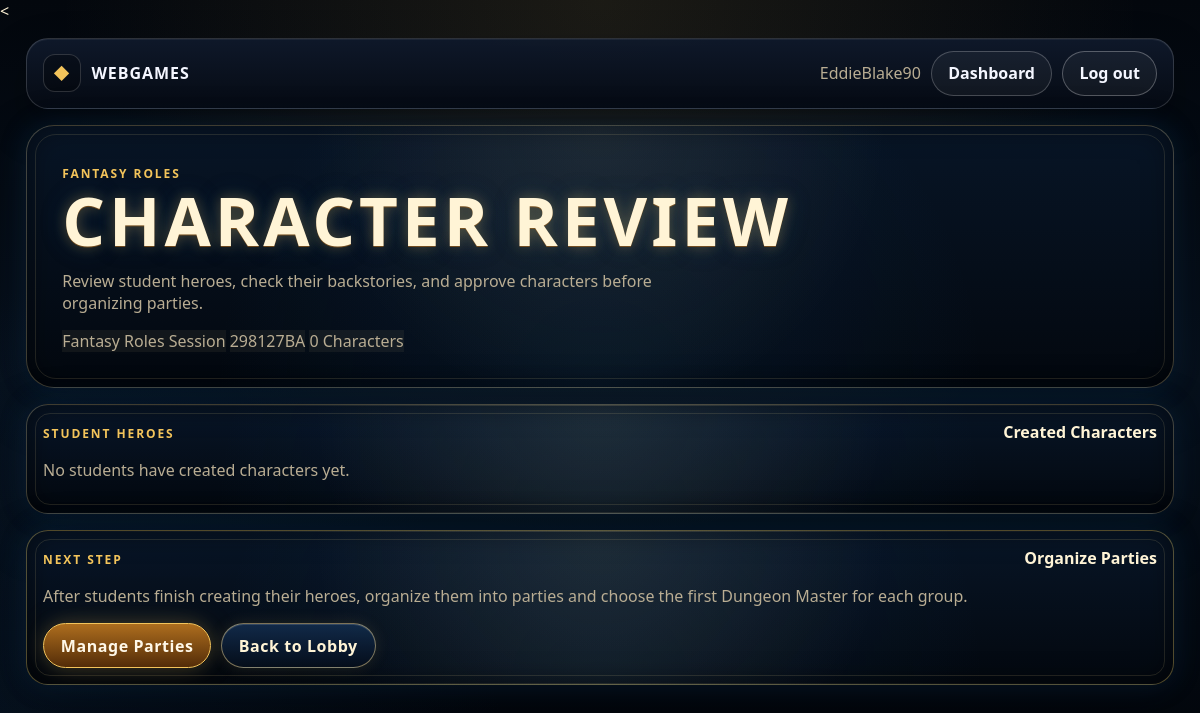
The page /fantasy-roles/298127BA/teacher/characters/ (signed in) on the database its author committed.
### accounts/models.py (models this page shows, shortened)
class User(AbstractUser):
    class Role(models.TextChoices):
        TEACHER = "TEACHER", "Teacher"
        ADMIN = "ADMIN", "Admin"
    role = models.CharField(
        max_length=20,
        choices=Role.choices,
        default=Role.TEACHER,
    )

### sessions/models.py (models this page shows, shortened)
class GameSession(models.Model):
    class Status(models.TextChoices):
        LOBBY = "LOBBY", "Lobby"
        ACTIVE = "ACTIVE", "Active"
        ENDED = "ENDED", "Ended"
    teacher = models.ForeignKey(
        settings.AUTH_USER_MODEL,
        on_delete=models.CASCADE,
        related_name="game_sessions",
    )
    game_template = models.ForeignKey(
        GameTemplate,
        on_delete=models.PROTECT,
        related_name="sessions",
    )
    title = models.CharField(max_length=150)
    join_code = models.SlugField(max_length=12, unique=True, blank=True)
    status = models.CharField(
        max_length=20,
        choices=Status.choices,
        default=Status.LOBBY,
    )
    current_step = models.CharField(
        max_length=50,
        default="waiting",
        help_text="Used to route students to the correct game step.",
    )
    created_at = models.DateTimeField(auto_now_add=True)
    started_at = models.DateTimeField(null=True, blank=True)
    ended_at = models.DateTimeField(null=True, blank=True)

### fantasy_roles/views.py (the view, shortened to what this page needs)
@login_required
def teacher_character_list(request, join_code):
    session = get_object_or_404(
        GameSession,
        join_code=join_code,
        teacher=request.user,
        game_template__code=GameTemplate.GameCode.FANTASY_ROLES,
    )
    characters = (
        PlayerCharacter.objects
        .filter(session=session)
        .select_related(
            "participant",
            "character_class",
        )
        .order_by("participant__joined_at", "character_name")
    )
    return render(
        request,
        "fantasy_roles/teacher_character_list.html",
        {
            "session": session,
            "characters": characters,
        },
    )

### templates/fantasy_roles/teacher_character_list.html (shortened to what this page needs)
{% extends "fantasy_roles/base_fantasy.html" %}
{% block content %}
<section class="fr-teacher-character-page">
  <section class="fr-teacher-character-hero">
    <span class="fr-kicker">Fantasy Roles</span>
    <h1>Character Review</h1>
    <p>
      Review student heroes, check their backstories, and approve characters
      before organizing parties.
    </p>
    <div class="fr-status-row">
      <span class="fr-status-pill">{{ session.title }}</span>
      <span class="fr-status-pill">{{ session.join_code }}</span>
      <span class="fr-status-pill">{{ characters|length }} Characters</span>
    </div>
  </section>
  <section class="fr-panel">
    <div class="fr-panel-heading">
      <span class="fr-kicker">Student Heroes</span>
      <strong>Created Characters</strong>
    </div>
    {% if characters %}
      <div class="fr-teacher-character-grid">
        {% for character in characters %}
          <article class="fr-teacher-character-card {% if character.is_approved %}is-approved{% endif %}">
            <div class="fr-teacher-character-portrait">
              {% with portrait=character.selected_image %}
                {% if portrait %}
                  <img src="{{ portrait.url }}" alt="{{ character.character_name }}">
                {% else %}
                  <span>◆</span>
                {% endif %}
              {% endwith %}
            </div>
            <div class="fr-teacher-character-body">
              <div class="fr-teacher-character-title">
                <div>
                  <span class="fr-kicker">
                    {{ character.participant.display_name }}
                  </span>
                  <h2>{{ character.character_name }}</h2>
                </div>
                {% if character.is_approved %}
                  <span class="fr-status-pill is-gold">Approved</span>
                {% else %}
                  <span class="fr-status-pill">Review</span>
                {% endif %}
              </div>
              <p class="fr-muted-text">
                {{ character.character_class.name }}
                · {{ character.get_english_level_display }}
              </p>
              <div class="fr-character-stat-row">
                <span>♥ {{ character.current_life }}/{{ character.character_class.max_life }}</span>
                <span>⚔ {{ character.character_class.attack }}</span>
                <span>✦ {{ character.current_action_points }}/{{ character.character_class.action_points }}</span>
              </div>
              <details class="fr-character-backstory-details">
                <summary>Read backstory</summary>
                <p>
                  {{ character.backstory|linebreaksbr }}
                </p>
              </details>
              <div class="fr-button-row">
                {% if character.is_approved %}
                  <form method="post">
                    {% csrf_token %}
                    <input type="hidden" name="action" value="unapprove_character">
                    <input type="hidden" name="character_id" value="{{ character.id }}">
                    <button class="fr-btn" type="submit">
                      Mark for Review
                    </button>
                  </form>
                {% else %}
                  <form method="post">
                    {% csrf_token %}
                    <input type="hidden" name="action" value="approve_character">
                    <input type="hidden" name="character_id" value="{{ character.id }}">
                    <button class="fr-btn fr-btn-primary" type="submit">
                      Approve Character
                    </button>
                  </form>
                {% endif %}
              </div>
            </div>
          </article>
        {% endfor %}
      </div>
    {% else %}
      <p class="fr-muted-text">
        No students have created characters yet.
      </p>
    {% endif %}
  </section>
  <section class="fr-panel fr-teacher-character-next">
    <div class="fr-panel-heading">
      <span class="fr-kicker">Next Step</span>
      <strong>Organize Parties</strong>
    </div>
    <p class="fr-muted-text">
      After students finish creating their heroes, organize them into parties
      and choose the first Dungeon Master for each group.
    </p>
    <div class="fr-button-row">
      <a
        class="fr-btn fr-btn-primary"
        href="{% url 'fantasy_roles:teacher_party_setup' session.join_code %}"
      >
        Manage Parties
      </a>
      <a
        class="fr-btn"
        href="{% url 'sessions:teacher_lobby' session.join_code %}"
      >
        Back to Lobby
      </a>
    </div>
  </section>
</section>
{% endblock %}

### templates/base.html (shortened to what this page needs)
{% load static %}
<!DOCTYPE html>
<html lang="en">
<head>
<link rel="stylesheet" href="{% static 'webgames/css/app-theme.css' %}">
{% block game_theme_css %}{% endblock %}
</head>
<body>
  <main class="fr-app-shell">
    <nav class="app-top-nav">
  <a class="app-brand" href="{% url 'games:teacher_dashboard' %}">
    <span class="app-brand-mark">◆</span>
    <span>Webgames</span>
  </a>
  <div class="app-nav-links">
        {% if user.is_authenticated %}
          <span class="fr-muted-text">
            {{ user.username }}
          </span>
          <a class="app-btn app-btn-secondary" href="{% url 'games:teacher_dashboard' %}">
  Dashboard
</a>
<a class="app-btn" href="{% url 'logout' %}">
  Log out
</a>
        {% else %}
          <a class="app-btn app-btn-primary" href="{% url 'login' %}">
  Log in
</a>
        {% endif %}
      </div>
    </nav>
    {% block content %}{% endblock %}
  </main>
</body>
</html>

### static/webgames/css/app-theme.css (style rules this page uses)
:root { --app-bg: #070b13; --app-bg-2: #101522; --app-panel: rgba(10, 17, 30, 0.94); --app-panel-soft: rgba(14, 24, 41, 0.88); --app-border: rgba(255, 255, 255, 0.16); --app-border-strong: rgba(255, 255, 255, 0.28); --app-text: #f4f6ff; --app-muted: #aeb6c9; --app-blue: #2f80ed; --app-gold: #f3c45b; --app-radius: 22px; }
* { box-sizing: border-box; }
body { min-height: 100vh; margin: 0; color: var(--app-text); font-family: system-ui, -apple-system, BlinkMacSystemFont, "Segoe UI", sans-serif; background: radial-gradient(circle at top center, rgba(47, 128, 237, 0.16), transparent 34rem), linear-gradient(180deg, var(--app-bg), var(--app-bg-2)); }
a { color: inherit; text-decoration: none; }
.fr-app-shell { width: min(1180px, 100%); margin: 0 auto; padding: 1rem; }
.app-top-nav { display: flex; justify-content: space-between; align-items: center; gap: 1rem; margin-bottom: 1rem; padding: 0.75rem 1rem; border: 1px solid var(--app-border); border-radius: var(--app-radius); background: linear-gradient(180deg, rgba(15, 25, 43, 0.96), rgba(6, 11, 20, 0.98)); box-shadow: 0 18px 44px rgba(0, 0, 0, 0.26), inset 0 1px 0 rgba(255, 255, 255, 0.06); }
.app-brand { display: flex; align-items: center; gap: 0.65rem; color: var(--app-text); font-weight: 900; letter-spacing: 0.06em; text-transform: uppercase; }
.app-brand-mark { display: grid; place-items: center; width: 38px; height: 38px; border: 1px solid rgba(255, 255, 255, 0.16); border-radius: 12px; color: var(--app-gold); background: rgba(0, 0, 0, 0.28); }
.app-nav-links { display: flex; align-items: center; gap: 0.65rem; flex-wrap: wrap; }
.fr-muted-text { color: var(--app-muted); }
.app-btn, button.app-btn, input[type="submit"].app-btn { display: inline-flex; justify-content: center; align-items: center; gap: 0.4rem; border: 1px solid var(--app-border-strong); border-radius: 999px; padding: 0.65rem 1rem; color: var(--app-text); background: rgba(255, 255, 255, 0.045); cursor: pointer; font-weight: 850; transition: transform 0.16s ease, border-color 0.16s ease, background 0.16s ease, box-shadow 0.16s ease; }
.app-btn-secondary { border-color: rgba(255, 255, 255, 0.22); }
.fr-panel { border: 1px solid var(--app-border); border-radius: 24px; padding: 1rem; background: linear-gradient(180deg, rgba(15, 25, 43, 0.94), rgba(6, 11, 20, 0.98)); box-shadow: 0 18px 44px rgba(0, 0, 0, 0.22); }
.fr-panel-heading { display: flex; justify-content: space-between; align-items: baseline; gap: 1rem; margin-bottom: 0.75rem; }
.fr-kicker, .app-kicker { color: var(--app-muted); font-size: 0.75rem; letter-spacing: 0.14em; text-transform: uppercase; font-weight: 900; }

### rows shown on the page
User: username "EddieBlake90"
GameSession: title "Fantasy Roles Session", join_code "298127BA"

### other values the page prints
{{ characters|length }} "0"
